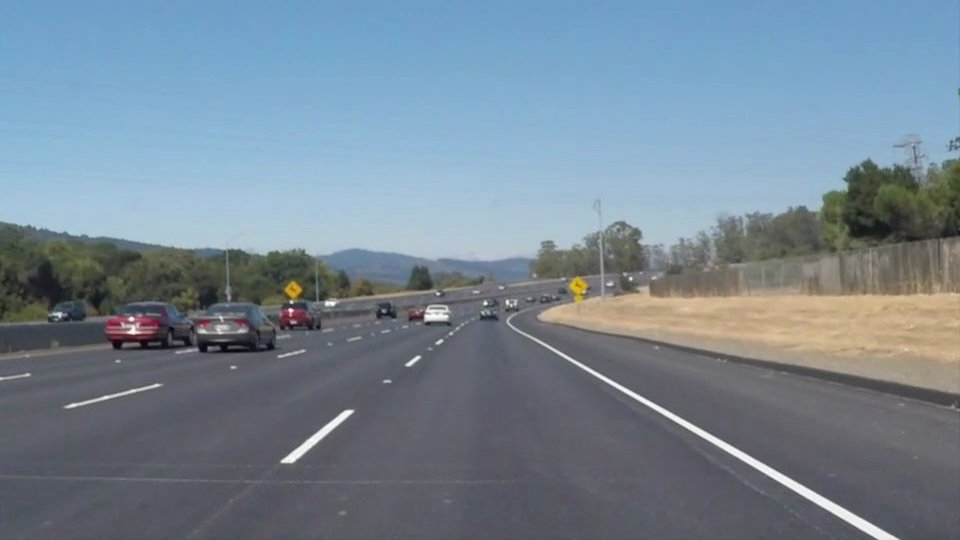
#> input picture carrito/imagen_prueba1.jpg, 960 x 540 px, given in place of the camera
$ python trackbar_lapCamera.py
#> lines starting #> are read from the running program, lines starting #| are printed output that depends on the picture; after the words box and inside, x2 and y2 are one past the last pixel; in counts of white or black regions, pixels touching at a corner belong together
'''
----------------------------
Codigo para probar la camara de la laptop con deteccion de bordes
con ayuda de trackbars para ajustar los parametros de la deteccion
----------------------------
'''

import cv2
import numpy as np
from djitellopy import Tello


frameWidth = 500 # Ancho de la imagen
frameHeight = 350 # Alto de la imagen

img2 = cv2.VideoCapture(0) # Inicializamos la camara de la laptop
deadZone = 100
global imgContour # Creamos una variable global para los contornos

def empty(a): # Funcion para los trackbars
    pass

cv2.namedWindow("HSV") # Creamos una ventana para los trackbars
cv2.resizeWindow("HSV",640,240)
cv2.createTrackbar("HUE Min","HSV",19,179,empty)
cv2.createTrackbar("HUE Max","HSV",35,179,empty)
cv2.createTrackbar("SAT Min","HSV",107,255,empty)
cv2.createTrackbar("SAT Max","HSV",255,255,empty)
cv2.createTrackbar("VALUE Min","HSV",89,255,empty)
cv2.createTrackbar("VALUE Max","HSV",255,255,empty)

cv2.namedWindow("Parameters")
cv2.resizeWindow("Parameters",640,240)
cv2.createTrackbar("Threshold1","Parameters",166,255,empty)
cv2.createTrackbar("Threshold2","Parameters",171,255,empty)
cv2.createTrackbar("Area","Parameters",3750,30000,empty)


def getContours(img,imgContour): # Funcion para obtener los contornos
    contours, hierarchy = cv2.findContours(img, cv2.RETR_EXTERNAL, cv2.CHAIN_APPROX_NONE)
    for cnt in contours:
        area = cv2.contourArea(cnt)
        areaMin = cv2.getTrackbarPos("Area", "Parameters")
        if area > areaMin:
            cv2.drawContours(imgContour, cnt, -1, (255, 0, 255), 7)
            peri = cv2.arcLength(cnt, True)
            approx = cv2.approxPolyDP(cnt, 0.02 * peri, True)
            x , y , w, h = cv2.boundingRect(approx)
            cv2.rectangle(imgContour, (x , y ), (x + w , y + h ), (0, 255, 0), 5)

            cv2.putText(imgContour, "Points: " + str(len(approx)), (x + w + 20, y + 20), cv2.FONT_HERSHEY_COMPLEX, .7,
                        (0, 255, 0), 2)
            cv2.putText(imgContour, "Area: " + str(int(area)), (x + w + 20, y + 45), cv2.FONT_HERSHEY_COMPLEX, 0.7,
                        (0, 255, 0), 2)
            cv2.putText(imgContour, " " + str(int(x))+ " "+str(int(y)), (x - 20, y- 45), cv2.FONT_HERSHEY_COMPLEX, 0.7,
                        (0, 255, 0), 2)

            cx = int(x + (w / 2))
            cy = int(y + (h / 2))

            if (cx <int(frameWidth/2)-deadZone):
                print("GO LEFT")

            elif (cx > int(frameWidth / 2) + deadZone):
                print("GO RIGHT")

            elif (cy < int(frameHeight / 2) - deadZone):
                print("GO UP")

            elif (cy > int(frameHeight / 2) + deadZone):
                print("GO DOWN")

            cv2.line(imgContour, (int(frameWidth/2),int(frameHeight/2)), (cx,cy),
                     (0, 0, 255), 3)

def display(img): # Funcion para mostrar las lineas de referencia
    cv2.line(img,(int(frameWidth/2)-deadZone,0),(int(frameWidth/2)-deadZone,frameHeight),(255,255,0),3)
    cv2.line(img,(int(frameWidth/2)+deadZone,0),(int(frameWidth/2)+deadZone,frameHeight),(255,255,0),3)

    cv2.circle(img,(int(frameWidth/2),int(frameHeight/2)),5,(0,0,255),5)
    cv2.line(img, (0,int(frameHeight / 2) - deadZone), (frameWidth,int(frameHeight / 2) - deadZone), (255, 255, 0), 3)
    cv2.line(img, (0, int(frameHeight / 2) + deadZone), (frameWidth, int(frameHeight / 2) + deadZone), (255, 255, 0), 3)

while True:
    __, img = img2.read() # Leemos la imagen de la camara
#> img is the input picture: shape (540, 960, 3); mean B, G, R 148.1, 134.5, 118.5
    img = cv2.resize(img, (frameWidth, frameHeight)) # Redimensionamos la imagen
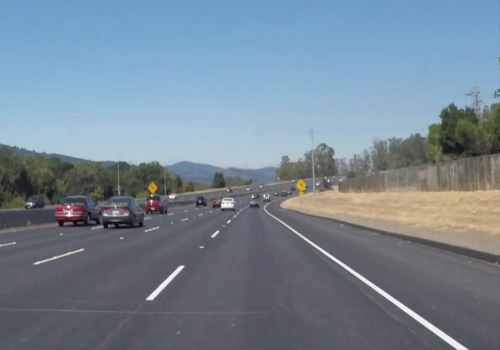
#> img: shape (350, 500, 3); mean B, G, R 148, 134.4, 118.4

    imgContour = img.copy() # Creamos una copia de la imagen
    imgHsv = cv2.cvtColor(img,cv2.COLOR_BGR2HSV) # Convertimos la imagen a HSV
#> imgHsv: shape (350, 500, 3); mean H, S, V 97.9, 55.2, 152.3

    h_min = cv2.getTrackbarPos("HUE Min","HSV") # Obtenemos el valor del trackbar
    h_max = cv2.getTrackbarPos("HUE Max", "HSV")
    s_min = cv2.getTrackbarPos("SAT Min", "HSV")
    s_max = cv2.getTrackbarPos("SAT Max", "HSV")
    v_min = cv2.getTrackbarPos("VALUE Min", "HSV")
    v_max = cv2.getTrackbarPos("VALUE Max", "HSV")

    lower = np.array([h_min,s_min,v_min]) # Creamos un arreglo con los valores minimos
    upper = np.array([h_max,s_max,v_max]) # Creamos un arreglo con los valores maximos
    mask = cv2.inRange(imgHsv,lower,upper) # Creamos una mascara con los valores minimos y maximos
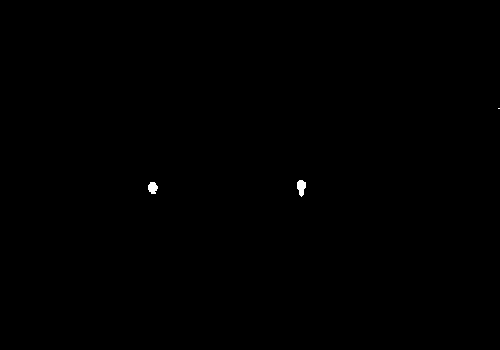
#> mask: shape (350, 500); 0.11% white; 3 white regions (1 under 20 px), largest, box (x1, y1, x2, y2) and area: (297, 180, 306, 197) 107, (148, 182, 158, 194) 90
    result = cv2.bitwise_and(img,img, mask = mask) # Aplicamos la mascara a la imagen original
    mask = cv2.cvtColor(mask, cv2.COLOR_GRAY2BGR) # Convertimos la mascara a BGR

    imgBlur = cv2.GaussianBlur(result, (7, 7), 1) # Aplicamos un filtro Gaussiano a la imagen
    imgGray = cv2.cvtColor(imgBlur, cv2.COLOR_BGR2GRAY)     # Convertimos la imagen a escala de grises
    threshold1 = cv2.getTrackbarPos("Threshold1", "Parameters") # Obtenemos el valor del trackbar
    threshold2 = cv2.getTrackbarPos("Threshold2", "Parameters")     # Obtenemos el valor del trackbar
    imgCanny = cv2.Canny(imgGray, threshold1, threshold2) # Aplicamos el detector de bordes Canny a la imagen
#> imgCanny: shape (350, 500); 0.05% white in thin lines or dots, all inside (x1, y1, x2, y2) = (148, 180, 306, 197)
    kernel = np.ones((5, 5))
    imgDil = cv2.dilate(imgCanny, kernel, iterations=1) # Aplicamos una dilatacion a la imagen
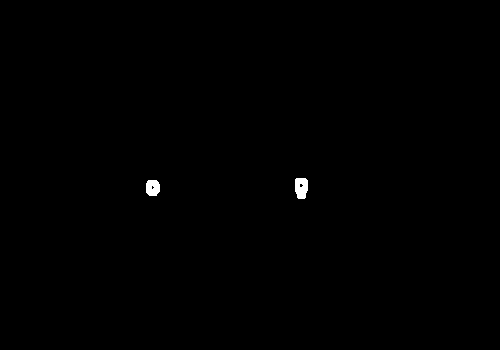
#> imgDil: shape (350, 500); 0.24% white; 2 white regions
    getContours(imgDil, imgContour) # Obtenemos los contornos de la imagen
#> in getContours, `contours, hierarchy = cv2.findContours(img, cv2.RETR_EXTERNAL, cv2.CHA..`: contours = 2 contours; box (x1, y1, x2, y2) and area: (295, 178, 308, 199) 212, (146, 180, 160, 196) 174
#> in getContours, `area = cv2.contourArea(cnt)`: area = 174.5
    display(imgContour) # Mostramos las lineas de referencia
#> in display, `cv2.line(img, (0, int(frameHeight / 2) + deadZone), (frameWidth, int(f..`:
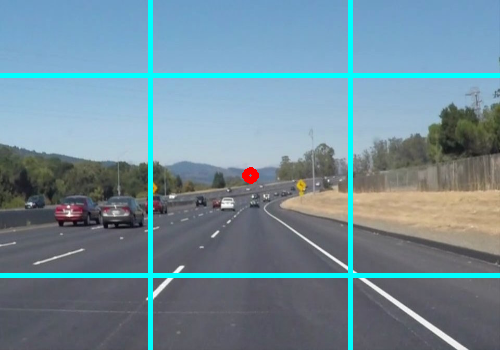
#> img: shape (350, 500, 3); mean B, G, R 152.5, 139.8, 112.8

    panel1 = cv2.hconcat([img, mask]) # Concatenamos las imagenes de la primera fila
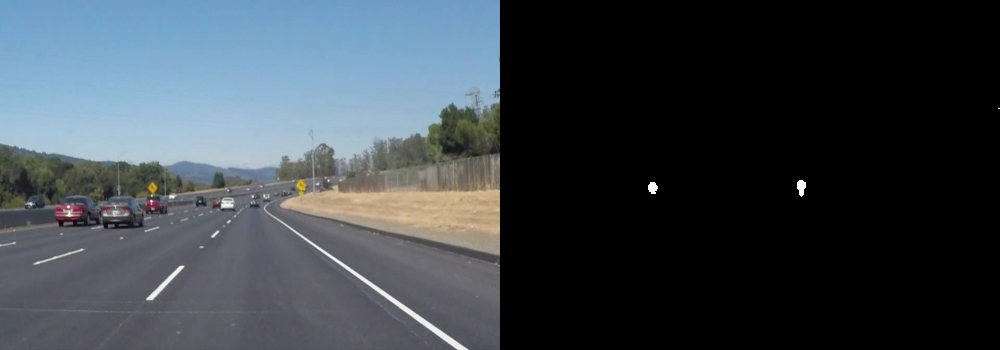
#> panel1: shape (350, 1000, 3); mean B, G, R 74.1, 67.3, 59.4
    pane12 = cv2.hconcat([result,imgContour]) # Concatenamos las imagenes de la segunda fila
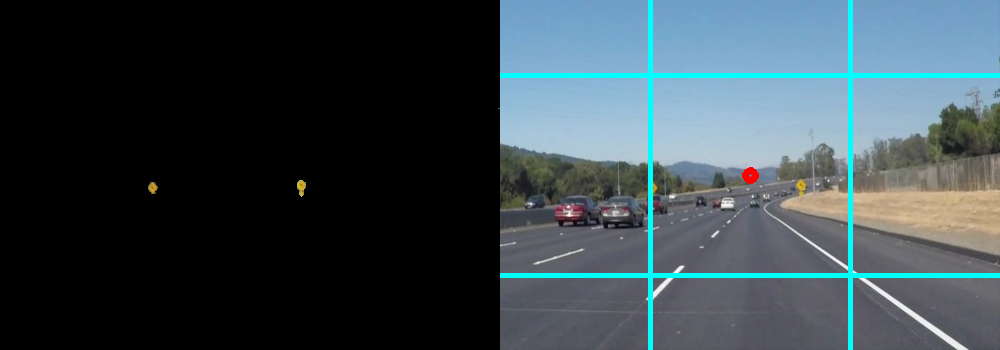
#> pane12: shape (350, 1000, 3); mean B, G, R 76.3, 70, 56.5
    panel = cv2.vconcat([panel1, pane12]) # Concatenamos las imagenes de ambas filas
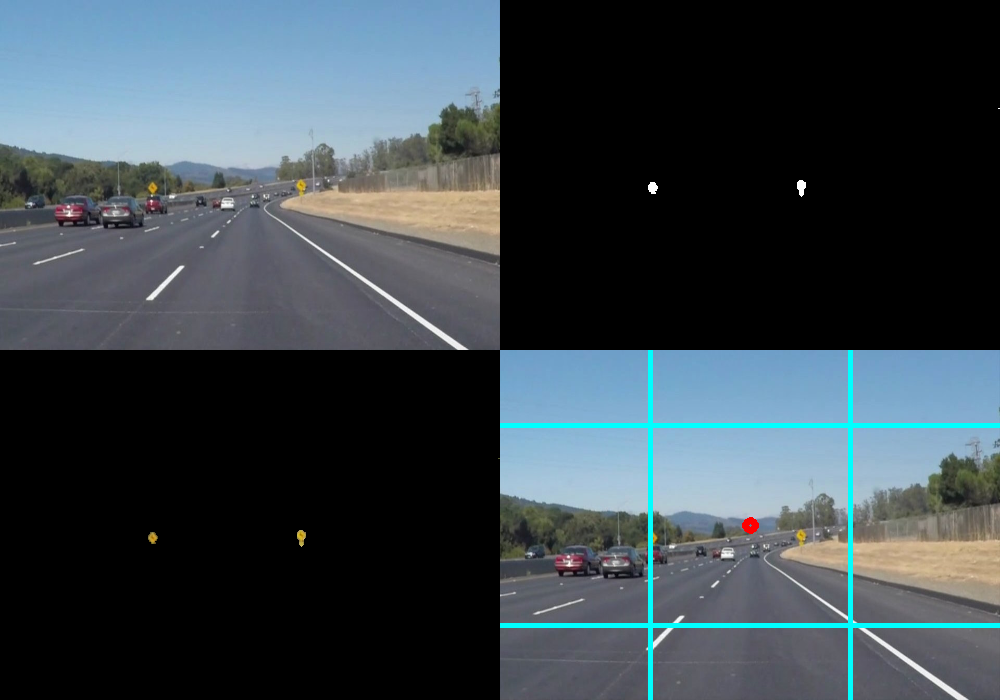
#> panel: shape (700, 1000, 3); mean B, G, R 75.2, 68.7, 57.9
    cv2.imshow('Deteccion de bordes', panel)
    k = cv2.waitKey(30)
#> (key Esc is pressed here)
    if k == 27:
        break

cv2.destroyAllWindows()

$ run again, on carrito/imagen_prueba2.jpg
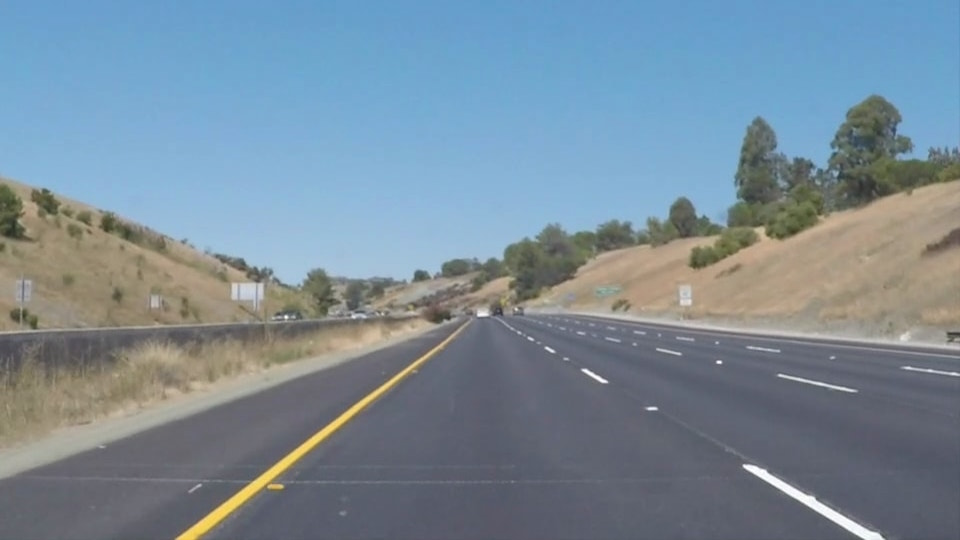
#> input picture carrito/imagen_prueba2.jpg, 960 x 540 px, given in place of the camera
#> img is the input picture: shape (540, 960, 3); mean B, G, R 152.9, 139.4, 121.2
#> imgHsv: shape (350, 500, 3); mean H, S, V 85.9, 66.5, 160.6
#> `mask = cv2.inRange(imgHsv,lower,upper)`:
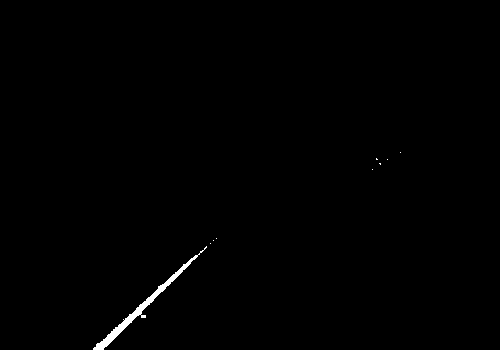
#> mask: shape (350, 500); 0.48% white; 9 white regions (8 under 20 px), largest, box (x1, y1, x2, y2) and area: (93, 246, 207, 350) 822
#> imgCanny: shape (350, 500); 0.25% white in thin lines or dots, all inside (x1, y1, x2, y2) = (93, 246, 208, 350)
#> imgDil: shape (350, 500); 1.1% white; 1 white region
#> contours = 1 contour; box (x1, y1, x2, y2) and area: (91, 244, 210, 350) 1730
#> area = 1730
#> `panel = cv2.vconcat([panel1, pane12])`:
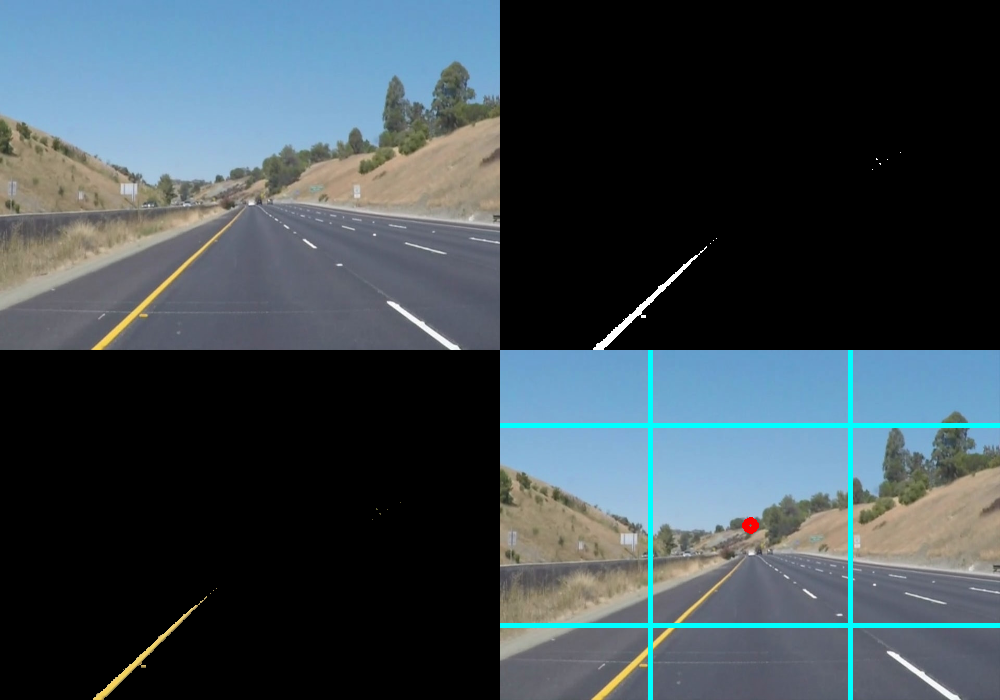
#> panel: shape (700, 1000, 3); mean B, G, R 78, 71.5, 59.7
